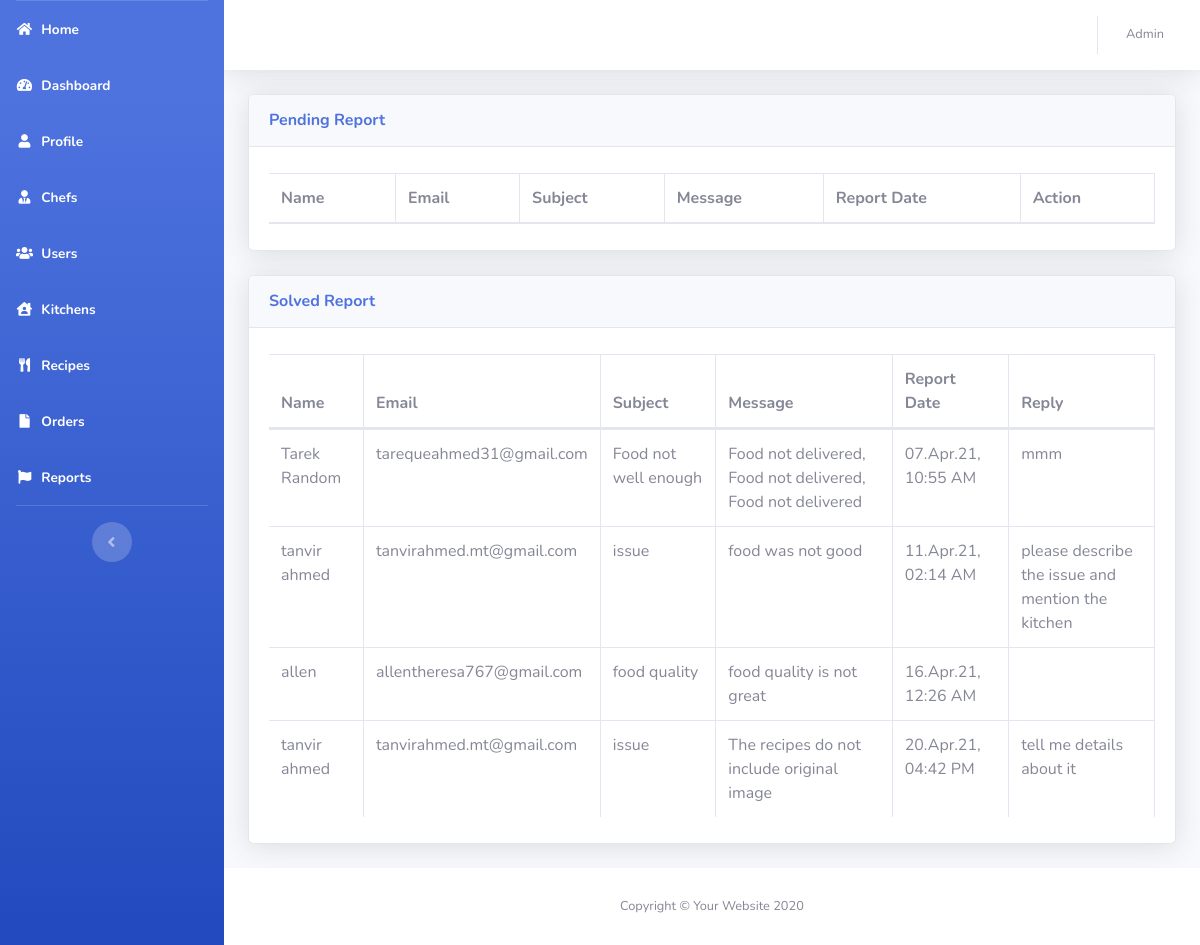
The app's page /admin/admin-report.php (signed in) with its own data.
### tables this page shows
CREATE TABLE `reports` (
  `report_id` int(11) NOT NULL,
  `name` varchar(255) NOT NULL,
  `email` varchar(255) NOT NULL,
  `subject` varchar(255) NOT NULL,
  `message` varchar(1000) NOT NULL,
  `report_date` varchar(255) NOT NULL,
  `reply` varchar(255) NOT NULL,
  `status` int(11) NOT NULL DEFAULT 0
);

### admin/admin-report.php (the view, shortened to what this page needs)
<?php include_once 'header.php'; ?>
        <div class="container-fluid">
          <div class="card shadow mb-4">
            <div class="card-header py-3">
              <h6 class="m-0 font-weight-bold text-primary">Pending Report</h6>
            </div>
            <div class="card-body">
              <div class="table-responsive">
                <table class="table table-bordered dataTable" id="" width="100%" cellspacing="0">
                  <thead>
                    <tr>
                      <th>Name</th>
                      <th>Email</th>
                      <th>Subject</th>
                      <th>Message</th>
                      <th>Report Date</th>
                      <th>Action</th>
                    </tr>
                  </thead>
                </table>
              </div>
            </div>
          </div>
          <div class="card shadow mb-4">
            <div class="card-header py-3">
              <h6 class="m-0 font-weight-bold text-primary">Solved Report</h6>
            </div>
            <div class="card-body">
              <div class="table-responsive">
                <table class="table table-bordered dataTable" id="" width="100%" cellspacing="0">
                  <thead>
                    <tr>
                      <th>Name</th>
                      <th>Email</th>
                      <th>Subject</th>
                      <th>Message</th>
                      <th>Report Date</th>
                      <th>Reply</th>
                    </tr>
                  </thead>
                  <tbody>
                  <?php
                    $sql= "SELECT * FROM reports WHERE status = 1";
                    $result= $conn->query($sql);
                    if($result->num_rows > 0) {
                      foreach ($result as $row) { ?>
                        <tr>
                          <td><?=$row['name']?></td>
                          <td><?=$row['email']?></td>
                          <td><?=$row['subject']?></td>
                          <td><?=$row['message']?></td>
                          <td><?=$row['report_date']?></td>
                          <td><?=$row['reply']?></td>
                        </tr>
                <?php }
                    }
                    elseif ($result->num_rows < 1) {
                    }
                  ?>
                  </tbody>
                </table>
              </div>
            </div>
          </div>
        </div>
      </div>
<?php include_once 'footer.php'; ?>

### admin/header.php (shortened to what this page needs)
<?php
  $id = $_SESSION['id'];
?>
<!DOCTYPE html>
<html lang="en">
<head>
  <link href="../panel/vendor/fontawesome-free/css/all.min.css" rel="stylesheet" type="text/css">
  <link href="../panel/css/sb-admin-2.min.css" rel="stylesheet">
  <link href="../panel/css/style.css" rel="stylesheet">
  <link href="../panel/vendor/datatables/dataTables.bootstrap4.min.css" rel="stylesheet">
</head>
<body id="page-top">
  <div id="wrapper">
    <ul class="navbar-nav bg-gradient-primary sidebar sidebar-dark accordion" id="accordionSidebar">
      <li class="nav-item active">
        <a class="nav-link" href="../index.php">
          <i class="fas fa-fw fa-home"></i>
          <span>Home</span></a>
      </li>
      <li class="nav-item active">
        <a class="nav-link" href="dashboard.php">
          <i class="fas fa-fw fa-tachometer-alt"></i>
          <span>Dashboard</span></a>
      </li>
      <li class="nav-item active">
        <a class="nav-link" href="admin-profile.php">
          <i class="fas fa-fw fa-user"></i>
          <span>Profile</span></a>
      </li>
      <li class="nav-item active">
        <a class="nav-link" href="admin-chef.php">
          <i class="fas fa-fw fa-user-tie"></i>
          <span>Chefs</span></a>
      </li>
      <li class="nav-item active">
        <a class="nav-link" href="admin-user.php">
          <i class="fas fa-fw fa-users"></i>
          <span>Users</span></a>
      </li>
      <li class="nav-item active">
        <a class="nav-link" href="admin-kitchen.php">
          <i class="fas fa-fw fa-house-user"></i>
          <span>Kitchens</span></a>
      </li>
      <li class="nav-item active">
        <a class="nav-link" href="admin-recipe.php">
          <i class="fas fa-fw fa-utensils"></i>
          <span>Recipes</span></a>
      </li>
      <li class="nav-item active">
        <a class="nav-link" href="admin-order.php">
          <i class="fas fa-fw fa-file"></i>
          <span>Orders</span></a>
      </li>
      <li class="nav-item active">
        <a class="nav-link" href="admin-report.php">
          <i class="fas fa-fw fa-flag"></i>
          <span>Reports</span></a>
      </li>
      <hr class="sidebar-divider d-none d-md-block">
      <div class="text-center d-none d-md-inline">
        <button class="rounded-circle border-0" id="sidebarToggle"></button>
      </div>
    </ul>
    <div id="content-wrapper" class="d-flex flex-column">
      <div id="content">
        <nav class="navbar navbar-expand navbar-light bg-white topbar mb-4 static-top shadow">
          <ul class="navbar-nav ml-auto">
            <li class="nav-item dropdown no-arrow">
              <a class="nav-link dropdown-toggle" href="#" id="userDropdown" role="button" data-toggle="dropdown" aria-haspopup="true" aria-expanded="false">
                <?php
                  $conn = connect();
                  $sql = "SELECT * FROM admin WHERE admin_id='$id'";
                  $result = $conn->query($sql);
                  while($row = $result->fetch_assoc()) { ?>
                    <span class="mr-2 d-none d-lg-inline text-gray-600 small"><?=$row['admin_name']?></span>
                <?php }
                ?>
              </a>
            </li>
          </ul>
        </nav>

### records on screen
reports: name "Tarek Random", email "tarequeahmed31@gmail.com", subject "Food not well enough", message "Food not delivered, Food not delivered, Food not delivered", report_date "07.Apr.21, 10:55 AM", reply "mmm"
reports: name "tanvir ahmed", email "tanvirahmed.mt@gmail.com", subject "issue", message "food was not good", report_date "11.Apr.21, 02:14 AM", reply "please describe the issue and mention the kitchen"
reports: name "allen", email "allentheresa767@gmail.com", subject "food quality", message "food quality is not great", report_date "16.Apr.21, 12:26 AM"
reports: name "tanvir ahmed", email "tanvirahmed.mt@gmail.com", subject "issue", message "The recipes do not include original image", report_date "20.Apr.21, 04:42 PM", reply "tell me details about it"

### other values on screen
$row['admin_name'] "Admin"
